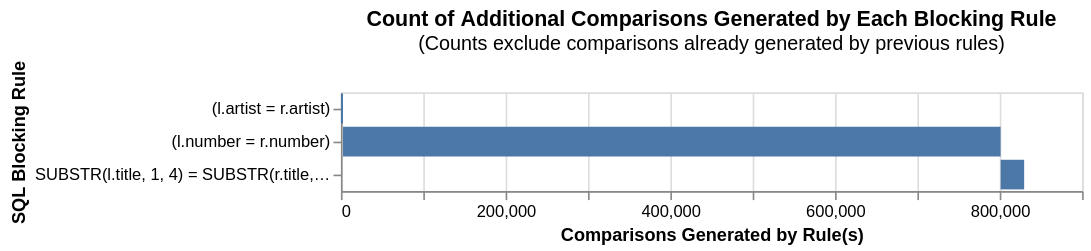

Write notebook code for a chart like this one.
### Code cell
from splink.blocking_analysis import (
    cumulative_comparisons_to_be_scored_from_blocking_rules_chart
)


cumulative_comparisons_to_be_scored_from_blocking_rules_chart(
    table_or_tables=[df1_clean, df2_clean],
    blocking_rules=blocking_rules,
    db_api=db_api,
    link_type="link_only",
    unique_id_column_name="CID",
    max_rows_limit=200000000000
)

### Figure 1 — Vega-Lite specification as saved in the notebook (floating-point values rounded to 4 significant figures)
{"config": {"view": {"continuousWidth": 300, "continuousHeight": 300}}, "data": {"name": "data-c0ea7304b5701eb37d234a464d9d2a26"}, "mark": "bar", "encoding": {"order": {"field": "cumulative_rows"}, "tooltip": [{"field": "blocking_rule", "title": "SQL Condition", "type": "nominal"}, {"field": "row_count", "format": ",", "title": "Comparisons Generated", "type": "quantitative"}, {"field": "cumulative_rows", "format": ",", "title": "Cumulative Comparisons", "type": "quantitative"}, {"field": "cartesian", "format": ",", "title": "Total comparisons in Cartesian product", "type": "quantitative"}], "x": {"field": "start", "title": "Comparisons Generated by Rule(s)", "type": "quantitative"}, "x2": {"field": "cumulative_rows"}, "y": {"field": "blocking_rule", "sort": ["-x2"], "title": "SQL Blocking Rule"}}, "height": {"step": 20}, "title": {"text": "Count of Additional Comparisons Generated by Each Blocking Rule", "subtitle": "(Counts exclude comparisons already generated by previous rules)"}, "width": 450, "$schema": "https://vega.github.io/schema/vega-lite/v5.9.3.json", "datasets": {"data-c0ea7304b5701eb37d234a464d9d2a26": [{"blocking_rule": "\n    (l.artist = r.artist)\n    ", "row_count": 2535, "cumulative_rows": 2535, "cartesian": 15028728, "match_key": "0", "start": 0}, {"blocking_rule": "\n    (l.number = r.number)\n    ", "row_count": 798545, "cumulative_rows": 801080, "cartesian": 15028728, "match_key": "1", "start": 2535}, {"blocking_rule": "\n    SUBSTR(l.title, 1, 4) = SUBSTR(r.title, 1, 4)\n    ", "row_count": 28584, "cumulative_rows": 829664, "cartesian": 15028728, "match_key": "2", "start": 801080}]}}
